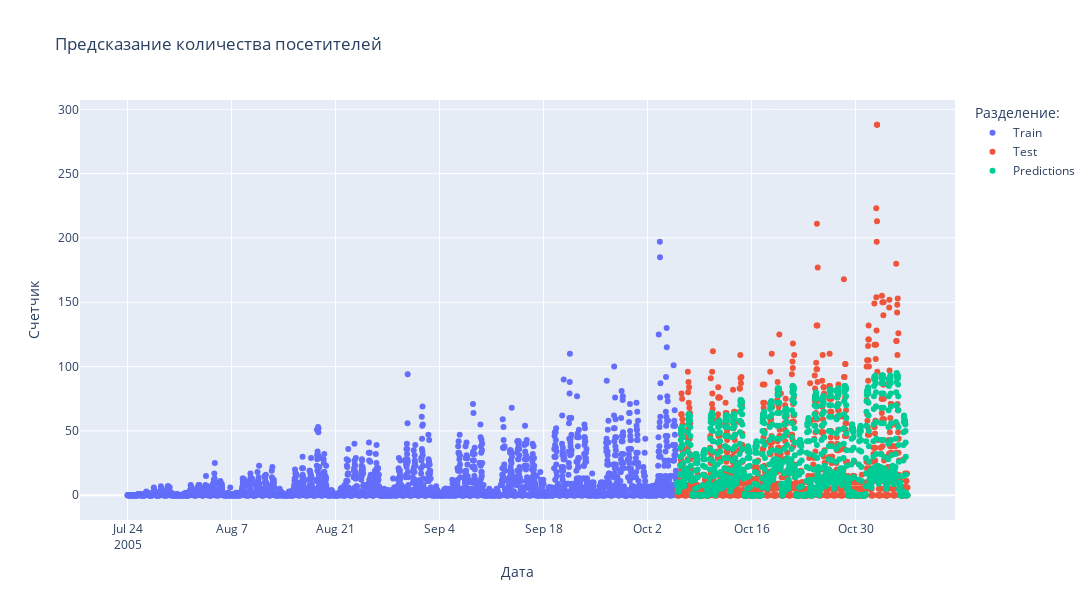

Notebook cell for this chart:
### Code cell
fig = go.Figure()
fig.add_trace(go.Scatter(x=counters_train.dt, y=full_train.cnt, mode='markers', name='Train'))
fig.add_trace(go.Scatter(x=counters_test.dt, y=full_test.cnt, mode='markers', name='Test'))
fig.add_trace(go.Scatter(x=counters_test.dt, y=cnt_pred, mode='markers', name='Predictions'))
fig.update_layout(
    title  = 'Предсказание количества посетителей',
    xaxis_title="Дата",
    yaxis_title="Счетчик",
    legend_title="Разделение:",
    width=1500,
    height=600,
    )
fig.show()

### Figure 1 — Plotly figure (JSON) as saved in the notebook; plotly's stock layout.template omitted (floating-point values rounded to 4 significant figures; data arrays with more than 128 entries replaced by an {"elided": "..."} marker saying what was removed)
{"data": [{"mode": "markers", "name": "Train", "type": "scatter", "x": {"elided": "3552 str values"}, "y": {"elided": "3552 int values"}}, {"mode": "markers", "name": "Test", "type": "scatter", "x": {"elided": "1488 str values"}, "y": {"elided": "1488 int values"}}, {"mode": "markers", "name": "Predictions", "type": "scatter", "x": {"elided": "1488 str values"}, "y": {"elided": "1488 int values"}}], "layout": {"height": 600, "legend": {"title": {"text": "Разделение:"}}, "title": {"text": "Предсказание количества посетителей"}, "width": 1500, "xaxis": {"title": {"text": "Дата"}}, "yaxis": {"title": {"text": "Счетчик"}}}}
